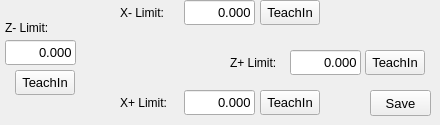
   <widget class="QWidget" name="pageEditLimits">
    <widget class="QPushButton" name="teachXMinus">
     <property name="geometry">
      <rect>
       <x>260</x>
       <y>0</y>
       <width>60</width>
       <height>25</height>
      </rect>
     </property>
     <property name="font">
      <font>
       <pointsize>10</pointsize>
      </font>
     </property>
     <property name="styleSheet">
      <string notr="true"/>
     </property>
     <property name="text">
      <string>TeachIn</string>
     </property>
    </widget>
    <widget class="TeachInLineEdit" name="droZPlus">
     <property name="geometry">
      <rect>
       <x>290</x>
       <y>50</y>
       <width>71</width>
       <height>25</height>
      </rect>
     </property>
     <property name="font">
      <font>
       <pointsize>10</pointsize>
      </font>
     </property>
     <property name="text">
      <string>0.000</string>
     </property>
     <property name="alignment">
      <set>Qt::AlignRight|Qt::AlignTrailing|Qt::AlignVCenter</set>
     </property>
     <property name="referenceType" stdset="0">
      <number>0</number>
     </property>
     <property name="axisNumber" stdset="0">
      <number>2</number>
     </property>
     <property name="inchFormat" stdset="0">
      <string>%9.4f</string>
     </property>
     <property name="millimeterFormat" stdset="0">
      <string>%10.3f</string>
     </property>
     <property name="degreeFormat" stdset="0">
      <string>%10.2f</string>
     </property>
     <property name="latheMode" stdset="0">
      <number>2</number>
     </property>
    </widget>
    <widget class="QPushButton" name="teachZPlus">
     <property name="geometry">
      <rect>
       <x>365</x>
       <y>50</y>
       <width>60</width>
       <height>25</height>
      </rect>
     </property>
     <property name="font">
      <font>
       <pointsize>10</pointsize>
      </font>
     </property>
     <property name="text">
      <string>TeachIn</string>
     </property>
    </widget>
    <widget class="TeachInLineEdit" name="droXMinus">
     <property name="geometry">
      <rect>
       <x>184</x>
       <y>0</y>
       <width>71</width>
       <height>25</height>
      </rect>
     </property>
     <property name="font">
      <font>
       <pointsize>10</pointsize>
      </font>
     </property>
     <property name="styleSheet">
      <string notr="true"/>
     </property>
     <property name="text">
      <string>0.000</string>
     </property>
     <property name="alignment">
      <set>Qt::AlignRight|Qt::AlignTrailing|Qt::AlignVCenter</set>
     </property>
     <property name="referenceType" stdset="0">
      <number>1</number>
     </property>
     <property name="axisNumber" stdset="0">
      <number>0</number>
     </property>
     <property name="inchFormat" stdset="0">
      <string>%9.4f</string>
     </property>
     <property name="millimeterFormat" stdset="0">
      <string>%10.3f</string>
     </property>
     <property name="degreeFormat" stdset="0">
      <string>%10.2f</string>
     </property>
     <property name="latheMode" stdset="0">
      <number>2</number>
     </property>
    </widget>
    <widget class="QPushButton" name="teachXPlus">
     <property name="geometry">
      <rect>
       <x>260</x>
       <y>90</y>
       <width>60</width>
       <height>25</height>
      </rect>
     </property>
     <property name="font">
      <font>
       <pointsize>10</pointsize>
      </font>
     </property>
     <property name="text">
      <string>TeachIn</string>
     </property>
    </widget>
    <widget class="TeachInLineEdit" name="droZMinus">
     <property name="geometry">
      <rect>
       <x>5</x>
       <y>40</y>
       <width>71</width>
       <height>25</height>
      </rect>
     </property>
     <property name="font">
      <font>
       <pointsize>10</pointsize>
      </font>
     </property>
     <property name="styleSheet">
      <string notr="true"/>
     </property>
     <property name="text">
      <string>0.000</string>
     </property>
     <property name="alignment">
      <set>Qt::AlignRight|Qt::AlignTrailing|Qt::AlignVCenter</set>
     </property>
     <property name="referenceType" stdset="0">
      <number>1</number>
     </property>
     <property name="axisNumber" stdset="0">
      <number>2</number>
     </property>
     <property name="inchFormat" stdset="0">
      <string>%9.4f</string>
     </property>
     <property name="millimeterFormat" stdset="0">
      <string>%10.3f</string>
     </property>
     <property name="degreeFormat" stdset="0">
      <string>%10.2f</string>
     </property>
     <property name="latheMode" stdset="0">
      <number>2</number>
     </property>
    </widget>
    <widget class="TeachInLineEdit" name="droXPlus">
     <property name="geometry">
      <rect>
       <x>184</x>
       <y>90</y>
       <width>71</width>
       <height>25</height>
      </rect>
     </property>
     <property name="font">
      <font>
       <pointsize>10</pointsize>
      </font>
     </property>
     <property name="text">
      <string>0.000</string>
     </property>
     <property name="alignment">
      <set>Qt::AlignRight|Qt::AlignTrailing|Qt::AlignVCenter</set>
     </property>
     <property name="referenceType" stdset="0">
      <number>1</number>
     </property>
     <property name="axisNumber" stdset="0">
      <number>0</number>
     </property>
     <property name="inchFormat" stdset="0">
      <string>%9.4f</string>
     </property>
     <property name="millimeterFormat" stdset="0">
      <string>%10.3f</string>
     </property>
     <property name="degreeFormat" stdset="0">
      <string>%10.2f</string>
     </property>
     <property name="latheMode" stdset="0">
      <number>2</number>
     </property>
    </widget>
    <widget class="QPushButton" name="teachZMinus">
     <property name="geometry">
      <rect>
       <x>15</x>
       <y>70</y>
       <width>60</width>
       <height>25</height>
      </rect>
     </property>
     <property name="font">
      <font>
       <pointsize>10</pointsize>
      </font>
     </property>
     <property name="styleSheet">
      <string notr="true"/>
     </property>
     <property name="text">
      <string>TeachIn</string>
     </property>
    </widget>
    <widget class="QPushButton" name="saveLimits">
     <property name="geometry">
      <rect>
       <x>370</x>
       <y>90</y>
       <width>61</width>
       <height>26</height>
      </rect>
     </property>
     <property name="font">
      <font>
       <pointsize>10</pointsize>
      </font>
     </property>
     <property name="text">
      <string>Save</string>
     </property>
    </widget>
    <widget class="QLabel" name="label_2">
     <property name="geometry">
      <rect>
       <x>120</x>
       <y>0</y>
       <width>60</width>
       <height>25</height>
      </rect>
     </property>
     <property name="styleSheet">
      <string notr="true">font: 10pt &quot;DejaVu Sans&quot;;</string>
     </property>
     <property name="text">
      <string>X- Limit:</string>
     </property>
    </widget>
    <widget class="QLabel" name="label_3">
     <property name="geometry">
      <rect>
       <x>120</x>
       <y>90</y>
       <width>60</width>
       <height>25</height>
      </rect>
     </property>
     <property name="styleSheet">
      <string notr="true">font: 10pt &quot;DejaVu Sans&quot;;</string>
     </property>
     <property name="text">
      <string>X+ Limit:</string>
     </property>
    </widget>
    <widget class="QLabel" name="label_4">
     <property name="geometry">
      <rect>
       <x>5</x>
       <y>15</y>
       <width>60</width>
       <height>25</height>
      </rect>
     </property>
     <property name="styleSheet">
      <string notr="true">font: 10pt &quot;DejaVu Sans&quot;;</string>
     </property>
     <property name="text">
      <string>Z- Limit:</string>
     </property>
    </widget>
    <widget class="QLabel" name="label_5">
     <property name="geometry">
      <rect>
       <x>230</x>
       <y>50</y>
       <width>60</width>
       <height>25</height>
      </rect>
     </property>
     <property name="styleSheet">
      <string notr="true">font: 10pt &quot;DejaVu Sans&quot;;</string>
     </property>
     <property name="text">
      <string>Z+ Limit:</string>
     </property>
    </widget>
   </widget>
